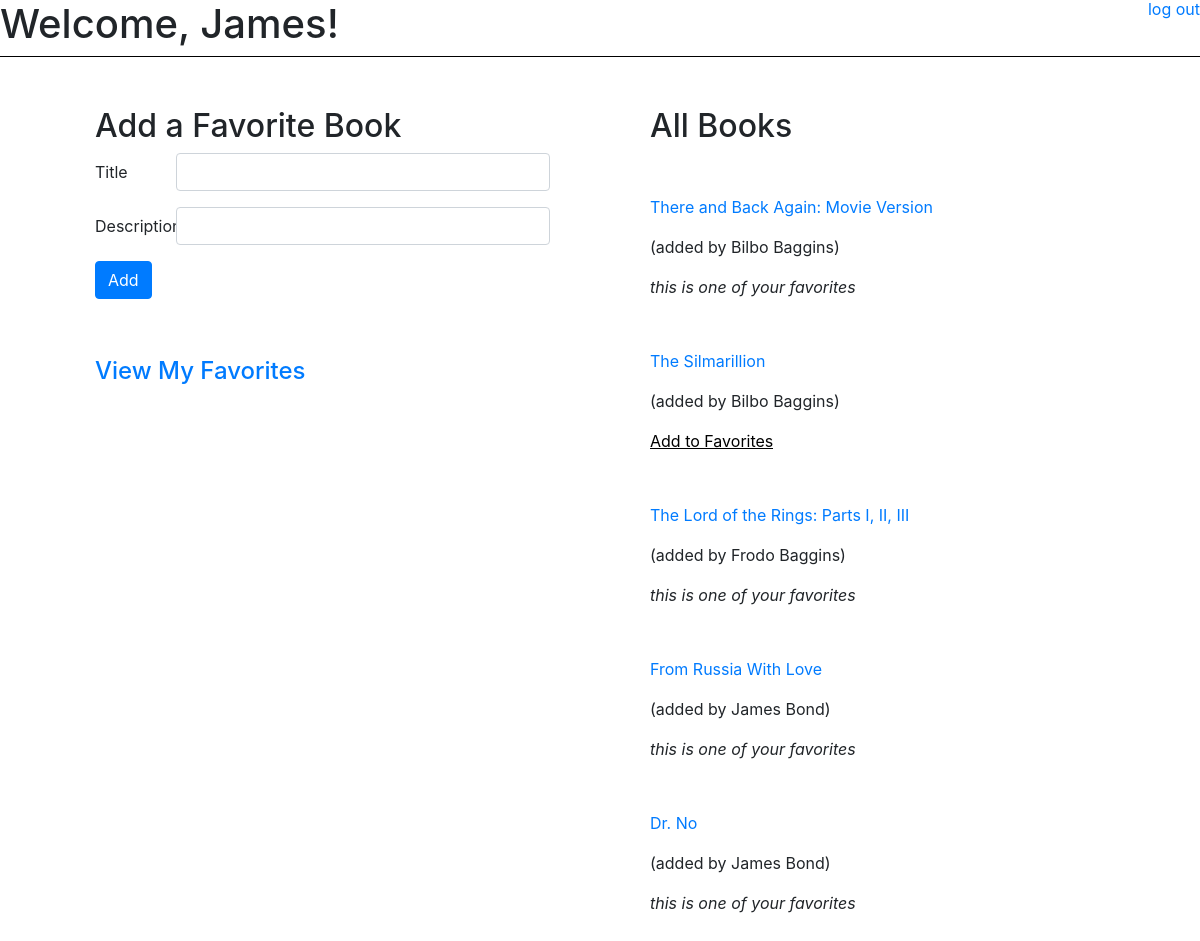
/books/ (signed in), run on the app's committed database.
### login/models.py (models this page shows, shortened)
class User(models.Model):
    fname = models.CharField(max_length=45)
    lname = models.CharField(max_length=45)
    email = models.CharField(max_length=45)
    password = models.CharField(max_length=255)
    created_at = models.DateTimeField(auto_now_add=True)
    updated_at = models.DateTimeField(auto_now=True)
    objects = UserManager()     # replaces the default value of objects = models.Manager() to custom version above  for validations

class Book(models.Model):
    title = models.CharField(max_length=255)
    desc = models.TextField(default="x")
    created_at = models.DateTimeField(auto_now_add=True)
    updated_at = models.DateTimeField(auto_now=True)
    uploaded_by_id = models.ForeignKey(User, related_name="books_uploaded", on_delete = models.CASCADE)
    users_who_like = models.ManyToManyField(User, related_name="liked_books")

### books/views.py (the view)
# urls.py: path('books/', include('books.urls')),
def books(request):
    if 'user_id' not in request.session:
        return redirect('/')
    context = {
        "user" : User.objects.get(id=request.session['user_id']),
        "all_books" : Book.objects.all(),
    }
    return render(request, "books.html", context)

### books/templates/books.html (shortened to what this page needs)
{% load static %}
<!DOCTYPE html>
<html lang="en">
<head>
    <link rel="stylesheet" href="https://cdn.jsdelivr.net/npm/bootstrap@4.6.0/dist/css/bootstrap.min.css">
    <link rel="stylesheet" href="{% static 'books/css/style.css' %}">
</head>
<body>
    <div class="page-header">
        <h1>Welcome, {{user.fname}}!
            <small class="right pad-right"><a class="logoff" href="/books/logout">log out</a></small>
        </h1>
    </div>
    <div class="container">
        <div class="left">
            <h2>Add a Favorite Book</h2>
            <form action="add_book" method="POST" class="needs-validation" novalidate>
                <div class="form-group row">
                    <label for="title" class="col-sm-2 col-form-label">Title</label>
                    <div class="col-sm-10">
                        <input type="text" class="form-control" name="title" id="title" required>
                    </div>
                </div>
                <div class="form-group row">
                    <label for="desc" class="col-sm-2 col-form-label">Description</label>
                    <div class="col-sm-10">
                        <input type="text" class="form-control" name="description" id="description" pattern="^.{5,}$" required>
                    </div>
                </div>
                <button type="submit" class="btn btn-primary mb-2">Add</button>
            </form>
            <a href="/books/my_view"><h4 class="bump">View My Favorites</h4></a>
        </div>
        <div class="right">
            <h2>All Books</h2>
            {% for book in all_books %}
            <p class="bump"><a href="/books/{{book.id}}">{{book.title}}</a></p>
            <p class="">(added by {{book.uploaded_by_id.fname}} {{book.uploaded_by_id.lname}})</p>
                {% if user in book.users_who_like.all %}
                    <span class="em">this is one of your favorites</span>
                {% else %}
                    <form action="add_favorite" method="POST">
                        <input class="button" type="submit" value="Add to Favorites">
                    </form>
                {% endif %}
            {% endfor %}
        </div>
    </div>
</body>
</html>

### books/static/books/css/style.css (style rules this page uses)
.page-header { border-bottom: 1px black solid; }
.container { display: flex; align-content: space-between; }
.left { flex: 1; padding: 50px; }
.right { flex: 1; padding: 50px; }
.logoff { font-size: 12pt; float: right; }
.bump { margin-top: 50px; }
.pad-right { padding-right: 50px; }
.em { font-style: italic; }
.button { background: none; border: none; padding: 0; text-decoration: underline; cursor: pointer; }

### data on the page
User: fname "James"
Book: title "There and Back Again: Movie Version", uploaded_by_id.fname "Bilbo", uploaded_by_id.lname "Baggins", shows "this is one of your favorites"
Book: title "The Silmarillion", uploaded_by_id.fname "Bilbo", uploaded_by_id.lname "Baggins"
Book: title "The Lord of the Rings: Parts I, II, III", uploaded_by_id.fname "Frodo", uploaded_by_id.lname "Baggins", shows "this is one of your favorites"
Book: title "From Russia With Love", uploaded_by_id.fname "James", uploaded_by_id.lname "Bond", shows "this is one of your favorites"
Book: title "Dr. No", uploaded_by_id.fname "James", uploaded_by_id.lname "Bond", shows "this is one of your favorites"
